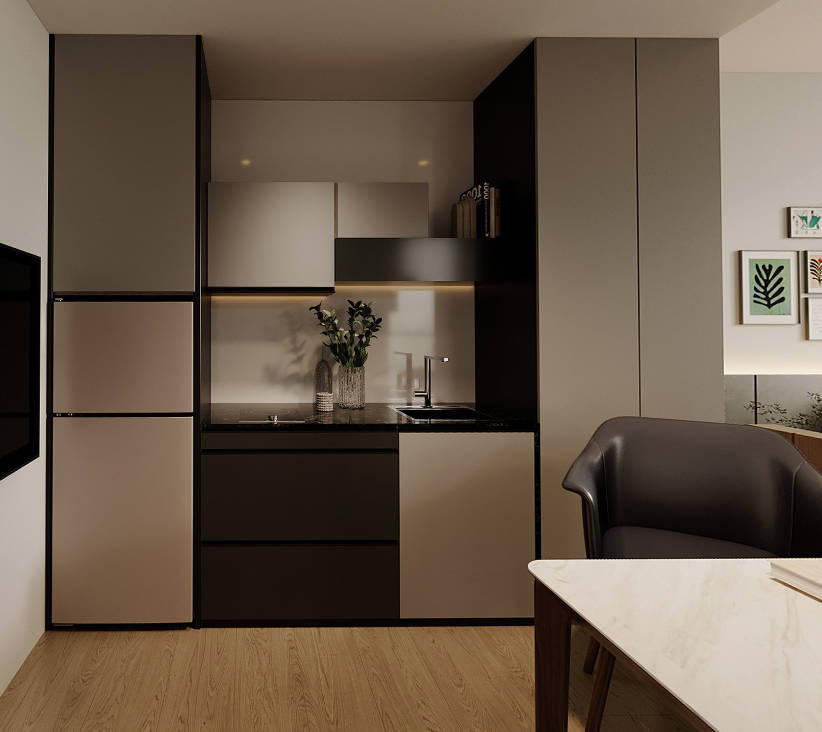
#> input picture preview/image/原圖/廚房.jpg, 822 x 732 px, found by its file name
$ python replace_countertop_v5.py
#> lines starting #> are read from the running program, lines starting #| are printed output that depends on the picture; after the words box and inside, x2 and y2 are one past the last pixel; in counts of white or black regions, pixels touching at a corner belong together
# -*- coding: utf-8 -*-
"""
廚房檯面花色替換 v5 - 大幅提亮，讓白色 EG-1001 花色明顯可見
"""
import cv2
import numpy as np
from PIL import Image
import os

BASE = r"c:\Users\C1-0074\Desktop\AIPT\客變選樣套圖\Sample\客變選樣\image"
OUT_DIR = os.path.join(BASE, "生成圖")

def load_image(path):
    return cv2.cvtColor(np.array(Image.open(path).convert("RGB")), cv2.COLOR_RGB2BGR)

def save_image(cv_img, path):
    Image.fromarray(cv2.cvtColor(cv_img, cv2.COLOR_BGR2RGB)).save(path, quality=95)

img1 = load_image(os.path.join(BASE, "原圖", "廚房.jpg"))
img2 = load_image(os.path.join(BASE, "原圖", "客餐廳.jpg"))
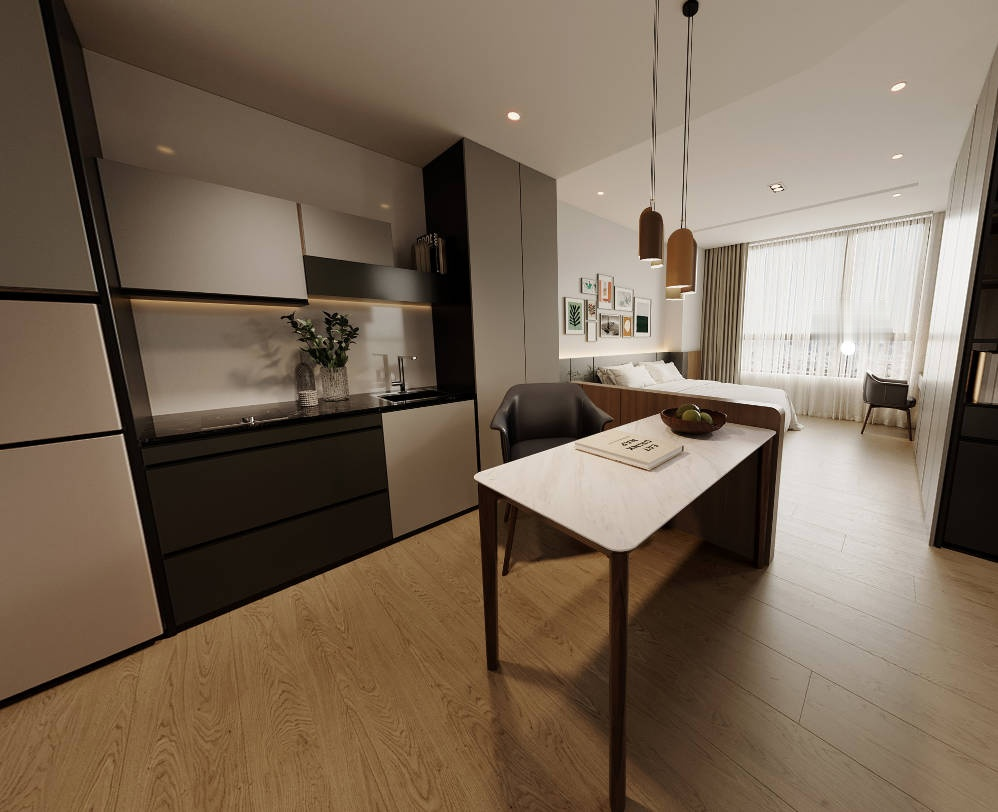
#> input picture preview/image/原圖/客餐廳.jpg, 998 x 812 px, found by its file name
texture = load_image(os.path.join(BASE, "素材照", "EG-1001.jpg"))
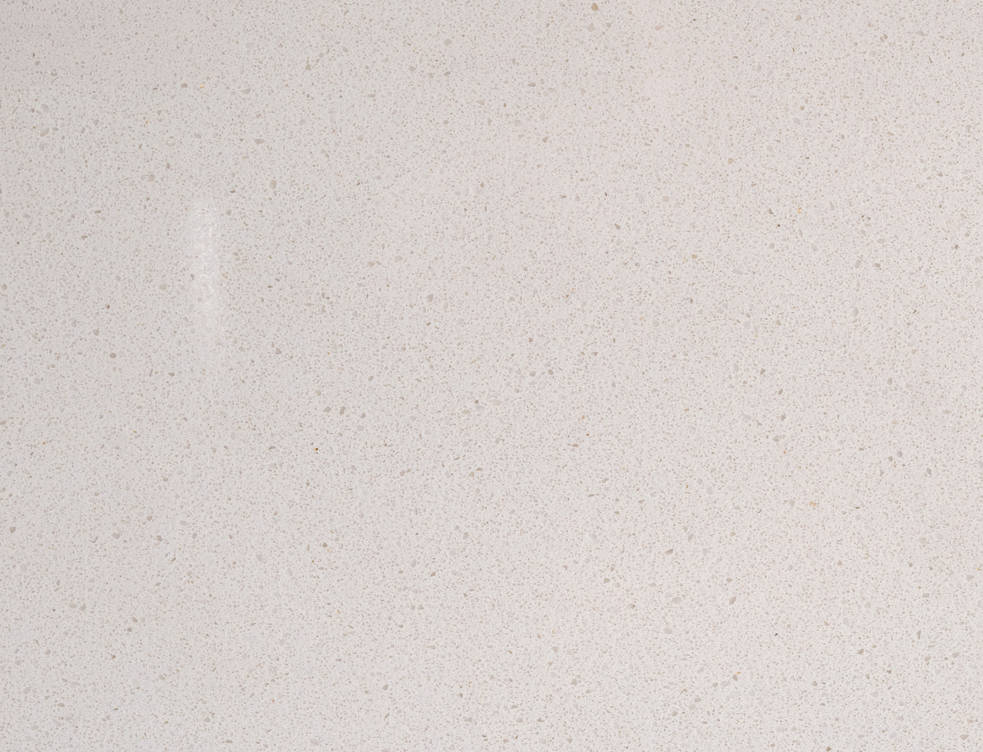
#> input picture preview/image/素材照/石英磚/EG-1001.jpg, 983 x 752 px, found by its file name


def replace_countertop(img, polygon_pts, texture,
                        target_brightness=0.45,  # 目標檯面亮度（0-1）
                        feather_px=4):
    """
    直接將多邊形區域替換為花色，不做色彩過濾。
    用較高亮度顯示白色花色。
    保留檯面上明亮物件（透過 alpha masking）。
    """
#> called with polygon_pts = array of shape (6, 2), target_brightness = 0.45, feather_px = 4
    h, w = img.shape[:2]
#> h = 732; w = 822
    result = img.copy()

    # 建立多邊形遮罩
    pts = polygon_pts.reshape(-1, 1, 2).astype(np.int32)
    poly_mask = np.zeros((h, w), dtype=np.uint8)
    cv2.fillPoly(poly_mask, [pts], 255)
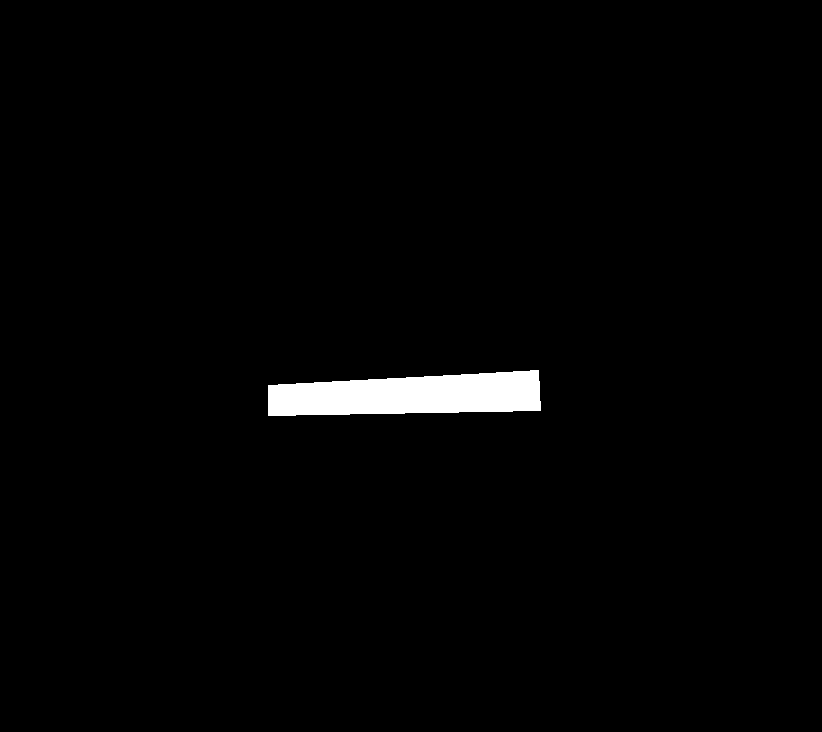
#> poly_mask: shape (732, 822); 1.6% white; 1 white region, box (x1, y1, x2, y2) and area: (268, 370, 541, 416) 9777

    # 灰度分析
    gray = cv2.cvtColor(img, cv2.COLOR_BGR2GRAY)

    # 排除明亮物件：水龍頭、花瓶玻璃反射等
    # 使用 adaptive 方式：在 ROI 內，計算平均亮度，排除顯著偏亮的像素
    roi_pixels = gray[poly_mask > 0]
#> roi_pixels = 9777 values, max 237 at index 7869, min 0 at index 6252, mean 79.2
    if len(roi_pixels) == 0:
        return result, poly_mask

    mean_val = roi_pixels.mean()
#> mean_val = 79.2
    std_val = roi_pixels.std()
#> std_val = 55.97
    # 排除亮度 > mean + 1.5*std 的像素（物件/高光）
    bright_thresh = min(mean_val + 1.5 * std_val, 180)
#> bright_thresh = 163.2
    print(f"  ROI 灰度 mean={mean_val:.1f}, std={std_val:.1f}, 物件閾值={bright_thresh:.0f}")
#|   ROI 灰度 mean=79.2, std=56.0, 物件閾值=163

    # 物件遮罩
    bright_mask = (gray > bright_thresh).astype(np.uint8) * 255
#> bright_mask: shape (732, 822); 12.5% white; 164 white regions (148 under 20 px), largest, box (x1, y1, x2, y2) and area: (528, 558, 822, 732) 34838, (719, 0, 822, 391) 29978, (0, 224, 47, 643) 7812
    k = cv2.getStructuringElement(cv2.MORPH_ELLIPSE, (7, 7))
    bright_mask = cv2.dilate(bright_mask, k, iterations=1)
#> bright_mask: shape (732, 822); 15.1% white; 35 white regions, largest, box (x1, y1, x2, y2) and area: (716, 0, 822, 402) 37588, (525, 555, 822, 732) 36759, (0, 221, 50, 646) 10399

    # 最終遮罩 = 多邊形 - 物件
    final_mask = cv2.bitwise_and(poly_mask, cv2.bitwise_not(bright_mask))
#> final_mask: shape (732, 822); 1.3% white; 1 white region, box (x1, y1, x2, y2) and area: (268, 370, 541, 416) 7876

    # 形態學清理
    k2 = cv2.getStructuringElement(cv2.MORPH_ELLIPSE, (3, 3))
    final_mask = cv2.morphologyEx(final_mask, cv2.MORPH_CLOSE, k2, iterations=2)
#> final_mask: shape (732, 822); 1.3% white; 1 white region, box (x1, y1, x2, y2) and area: (268, 370, 541, 416) 7920

    # 羽化
    soft = cv2.GaussianBlur(final_mask, (feather_px*2+1, feather_px*2+1), feather_px)
    alpha = soft.astype(np.float64) / 255.0

    count = np.count_nonzero(final_mask)
#> count = 7920
    print(f"  遮罩像素: {count}")
#|   遮罩像素: 7920

    ys, xs = np.where(soft > 0)
#> ys = 11920 values from 366 to 419; xs = 11920 values, max 544 at index 6760, min 264 at index 2132, mean 411.9
    if len(ys) == 0:
        return result, final_mask

    y1, y2 = ys.min(), ys.max()
#> y1 = 366; y2 = 419
    x1, x2 = xs.min(), xs.max()
#> x1 = 264; x2 = 544
    rh, rw = y2-y1+1, x2-x1+1
#> rh = 54; rw = 281
    print(f"  區域: ({x1},{y1})->({x2},{y2}), {rw}x{rh}")
#|   區域: (264,366)->(544,419), 281x54

    # 鋪設花色
    th, tw = texture.shape[:2]
#> th = 752; tw = 983
    tiled = np.tile(texture, ((rh//th)+1, (rw//tw)+1, 1))[:rh, :rw]
    tex_f = tiled.astype(np.float64)

    # 目標：讓花色在場景中呈現 target_brightness 的亮度
    # EG-1001 平均亮度約 230，target_brightness * 255 ≈ 115
    tex_mean = tex_f.mean()
#> tex_mean = 200.2
    scale = (target_brightness * 255.0) / max(tex_mean, 1.0)
#> scale = 0.573
    tex_scaled = (tex_f * scale).clip(0, 255)

    # 取出原始光影作為調制圖
    gray_region = gray[y1:y2+1, x1:x2+1].astype(np.float64)
    mask_region = final_mask[y1:y2+1, x1:x2+1]
#> mask_region: shape (54, 281); 52.2% white; 3 black regions, box (x1, y1, x2, y2) and area: (0, 0, 281, 54) 6872, (52, 24, 72, 48) 350, (126, 21, 134, 28) 32

    # 計算遮罩區域的灰度統計
    masked_gray = gray_region[mask_region > 0]
#> masked_gray = 7920 values, max 162 at index 5400, min 0 at index 5799, mean 67.23
    if len(masked_gray) > 0:
        g_mean = masked_gray.mean()
#> g_mean = 67.23
        g_min = masked_gray.min()
#> g_min = 0
        g_max = masked_gray.max()
#> g_max = 162
        # 正規化光照：將原始灰度範圍映射到 0.6~1.2
        if g_max > g_min:
            light_norm = (gray_region - g_min) / (g_max - g_min)  # 0~1
            light_map = 0.6 + light_norm * 0.6  # 0.6~1.2
        else:
            light_map = np.ones_like(gray_region)
    else:
        light_map = np.ones_like(gray_region)

    light_3ch = np.stack([light_map]*3, axis=-1)

    # 花色 × 光照
    tex_lit = tex_scaled * light_3ch

    # 混合少量原始色增加深度（10%）
    orig_region = result[y1:y2+1, x1:x2+1].astype(np.float64)
    blended = tex_lit * 0.88 + orig_region * 0.12
    blended = blended.clip(0, 255)

    # Alpha 合成
    a3 = np.stack([alpha[y1:y2+1, x1:x2+1]]*3, axis=-1)
    final = (blended * a3 + orig_region * (1 - a3)).clip(0, 255).astype(np.uint8)
    result[y1:y2+1, x1:x2+1] = final

    return result, final_mask


# === 廚房.jpg ===
print("\n=== 處理廚房.jpg ===")
poly1 = np.array([
    [268, 385], [340, 381], [470, 374], [538, 370],
    [540, 410], [268, 415],
], dtype=np.int32)

result1, mask1 = replace_countertop(img1, poly1, texture,
                                     target_brightness=0.45, feather_px=4)
save_image(result1, os.path.join(OUT_DIR, "廚房_EG-1001.jpg"))
save_image(cv2.cvtColor(mask1, cv2.COLOR_GRAY2BGR), os.path.join(OUT_DIR, "廚房_mask_debug.jpg"))
print("  已儲存")


# === 客餐廳.jpg ===
print("\n=== 處理客餐廳.jpg ===")
poly2 = np.array([
    [118, 400], [200, 393], [350, 385], [490, 375],
    [495, 418], [118, 435],
], dtype=np.int32)

result2, mask2 = replace_countertop(img2, poly2, texture,
                                     target_brightness=0.45, feather_px=4)
#> call 2 of replace_countertop, with polygon_pts = array of shape (6, 2), target_brightness = 0.45, feather_px = 4
#> in replace_countertop (call 2), `cv2.fillPoly(poly_mask, [pts], 255)`: poly_mask: shape (812, 998); 1.9% white; 1 white region, box (x1, y1, x2, y2) and area: (118, 375, 496, 436) 15154
#> in replace_countertop (call 2), `roi_pixels = gray[poly_mask > 0]`: roi_pixels = 15154 values, max 253 at index 12075, min 0 at index 765, mean 82.26
#> in replace_countertop (call 2), `mean_val = roi_pixels.mean()`: mean_val = 82.26
#> in replace_countertop (call 2), `std_val = roi_pixels.std()`: std_val = 54.51
#> in replace_countertop (call 2), `bright_thresh = min(mean_val + 1.5 * std_val, 180)`: bright_thresh = 164
#|   ROI 灰度 mean=82.3, std=54.5, 物件閾值=164
#> in replace_countertop (call 2), `bright_mask = (gray > bright_thresh).astype(np.uint8) * 255`: bright_mask: shape (812, 998); 17% white; 219 white regions (201 under 20 px), largest, box (x1, y1, x2, y2) and area: (557, 108, 982, 648) 114344, (474, 414, 774, 550) 18602, (651, 125, 684, 243) 2598
#> in replace_countertop (call 2), `bright_mask = cv2.dilate(bright_mask, k, iterations=1)`: bright_mask: shape (812, 998); 20.1% white; 42 white regions, largest, box (x1, y1, x2, y2) and area: (554, 103, 986, 659) 134150, (471, 411, 779, 553) 21402, (90, 301, 145, 537) 1828
#> in replace_countertop (call 2), `final_mask = cv2.bitwise_and(poly_mask, cv2.bitwise_not(bright_mask))`:
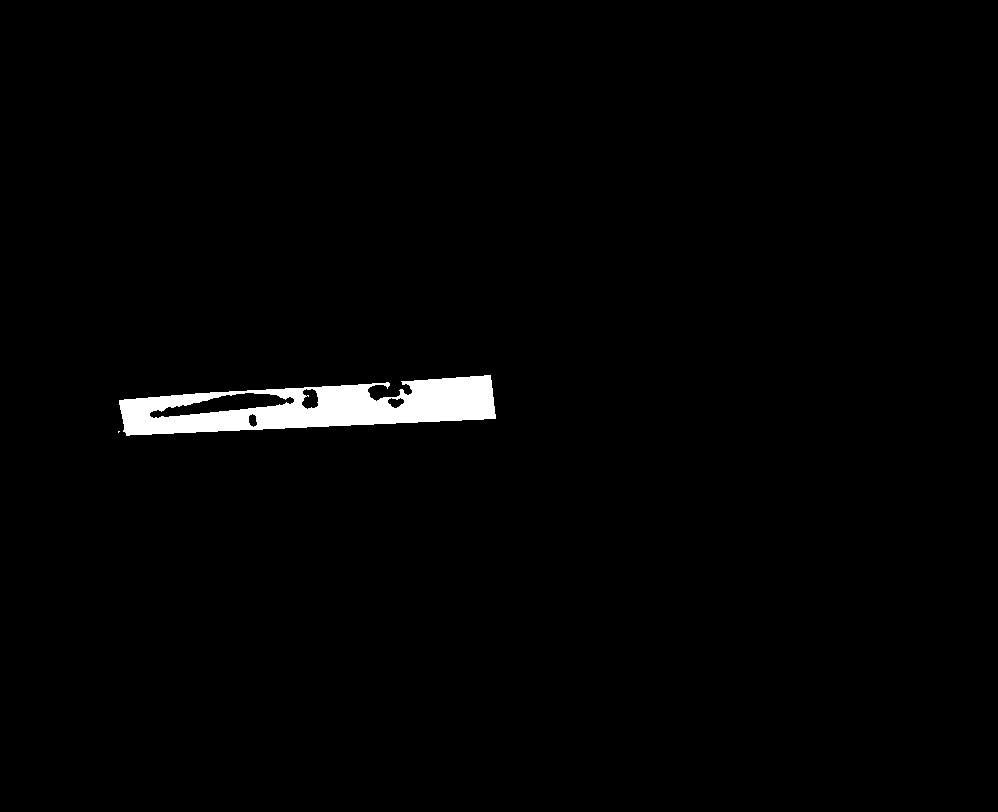
#> final_mask: shape (812, 998); 1.5% white; 2 white regions (1 under 20 px), largest, box (x1, y1, x2, y2) and area: (119, 375, 496, 436) 12516
#> in replace_countertop (call 2), `final_mask = cv2.morphologyEx(final_mask, cv2.MORPH_CLOSE, k2, iterati..`: final_mask: shape (812, 998); 1.6% white; 2 white regions (1 under 20 px), largest, box (x1, y1, x2, y2) and area: (119, 375, 496, 436) 12566
#> in replace_countertop (call 2), `count = np.count_nonzero(final_mask)`: count = 12569
#|   遮罩像素: 12569
#> in replace_countertop (call 2), `ys, xs = np.where(soft > 0)`: ys = 18201 values from 371 to 439; xs = 18201 values, max 499 at index 10300, min 114 at index 16239, mean 312.3
#> in replace_countertop (call 2), `y1, y2 = ys.min(), ys.max()`: y1 = 371; y2 = 439
#> in replace_countertop (call 2), `x1, x2 = xs.min(), xs.max()`: x1 = 114; x2 = 499
#> in replace_countertop (call 2), `rh, rw = y2-y1+1, x2-x1+1`: rh = 69; rw = 386
#|   區域: (114,371)->(499,439), 386x69
#> in replace_countertop (call 2), `tiled = np.tile(texture, ((rh//th)+1, (rw//tw)+1, 1))[:rh, :rw]`:
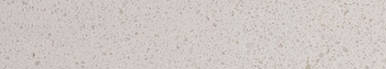
#> tiled: shape (69, 386, 3); mean B, G, R 197.4, 199.8, 207.7
#> in replace_countertop (call 2), `tex_mean = tex_f.mean()`: tex_mean = 201.6
#> in replace_countertop (call 2), `scale = (target_brightness * 255.0) / max(tex_mean, 1.0)`: scale = 0.569
#> in replace_countertop (call 2), `mask_region = final_mask[y1:y2+1, x1:x2+1]`:
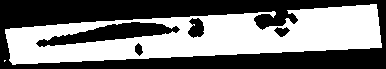
#> mask_region: shape (69, 386); 47.2% white; 2 white regions (1 under 20 px), largest, box (x1, y1, x2, y2) and area: (5, 4, 382, 65) 12566
#> in replace_countertop (call 2), `masked_gray = gray_region[mask_region > 0]`: masked_gray = 12569 values, max 164 at index 440, min 0 at index 1024, mean 71.5
#> in replace_countertop (call 2), `g_mean = masked_gray.mean()`: g_mean = 71.5
#> in replace_countertop (call 2), `g_max = masked_gray.max()`: g_max = 164
#> in replace_countertop (call 2), `orig_region = result[y1:y2+1, x1:x2+1].astype(np.float64)`:
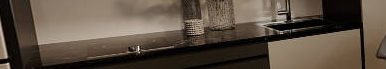
#> orig_region: shape (69, 386, 3) float64; mean B, G, R 66.9, 80, 92.6
save_image(result2, os.path.join(OUT_DIR, "客餐廳_EG-1001.jpg"))
save_image(cv2.cvtColor(mask2, cv2.COLOR_GRAY2BGR), os.path.join(OUT_DIR, "客餐廳_mask_debug.jpg"))
print("  已儲存")

print("\n=== 完成 ===")
